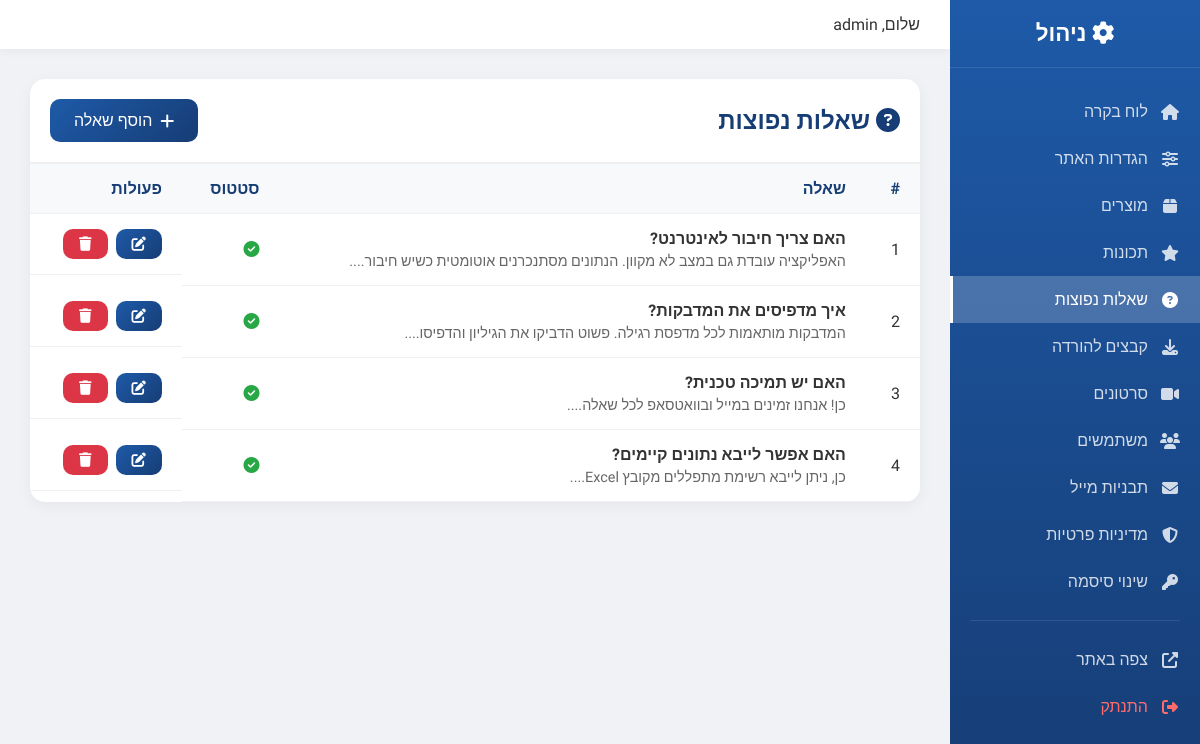
Page /admin/faq.php (signed in) on the committed database.
### tables this page shows
CREATE TABLE IF NOT EXISTS `faq` (
    `id` INT AUTO_INCREMENT PRIMARY KEY,
    `question` TEXT NOT NULL,
    `answer` TEXT NOT NULL,
    `sort_order` INT DEFAULT 0,
    `is_active` TINYINT(1) DEFAULT 1
);

### config.php (called while the page is built, shortened)
<?php
function sanitize($input) {
    return htmlspecialchars(trim($input), ENT_QUOTES, 'UTF-8');
}

### admin/faq.php (the view, shortened to what this page needs)
<?php
require_once __DIR__ . '/../config.php';
$db = getDB();
$action = $_GET['action'] ?? 'list';
$faqs = $db->query("SELECT * FROM faq ORDER BY sort_order ASC")->fetchAll();
include 'includes/header.php';
?>
<div class="faq-page">
    <?php if ($action === 'list'): ?>
        <div class="table-container">
            <div class="table-header">
                <h2><i class="fas fa-question-circle"></i> שאלות נפוצות</h2>
                <a href="?action=add" class="btn btn-primary">
                    <i class="fas fa-plus"></i> הוסף שאלה
                </a>
            </div>
            <table>
                <thead>
                    <tr>
                        <th>#</th>
                        <th>שאלה</th>
                        <th>סטטוס</th>
                        <th>פעולות</th>
                    </tr>
                </thead>
                <tbody>
                    <?php foreach ($faqs as $f): ?>
                    <tr>
                        <td><?= $f['sort_order'] ?></td>
                        <td>
                            <strong><?= sanitize($f['question']) ?></strong>
                            <p style="color:#666;font-size:0.9rem;margin-top:5px;">
                                <?= mb_substr(sanitize($f['answer']), 0, 80) ?>...
                            </p>
                        </td>
                        <td>
                            <?php if ($f['is_active']): ?>
                                <span style="color:#28a745;"><i class="fas fa-check-circle"></i></span>
                            <?php else: ?>
                                <span style="color:#dc3545;"><i class="fas fa-times-circle"></i></span>
                            <?php endif; ?>
                        </td>
                        <td class="table-actions">
                            <a href="?action=edit&id=<?= $f['id'] ?>" class="btn btn-sm btn-primary">
                                <i class="fas fa-edit"></i>
                            </a>
                            <a href="?delete=<?= $f['id'] ?>" class="btn btn-sm btn-danger"
                               onclick="return confirm('למחוק את השאלה?')">
                                <i class="fas fa-trash"></i>
                            </a>
                        </td>
                    </tr>
                    <?php endforeach; ?>
                </tbody>
            </table>
        </div>
    <?php endif; ?>
</div>
<?php include 'includes/footer.php'; ?>

### admin/css/admin.css (style rules this page uses)
:root { --primary: #1E5AA8; --primary-dark: #163D75; --secondary: #4FA8D9; --success: #28a745; --danger: #dc3545; --warning: #ffc107; --light: #f8f9fa; --dark: #343a40; --sidebar-width: 250px; }
* { margin: 0; padding: 0; box-sizing: border-box; }
body { font-family: 'Heebo', sans-serif; background: #f0f2f5; color: #333; direction: rtl; }
.btn { display: inline-flex; align-items: center; gap: 8px; padding: 12px 24px; border: none; border-radius: 10px; font-size: 1rem; font-weight: 500; cursor: pointer; transition: all 0.3s; font-family: inherit; text-decoration: none; }
.btn-primary { background: linear-gradient(135deg, var(--primary) 0%, var(--primary-dark) 100%); color: white; }
.btn-danger { background: var(--danger); color: white; }
.btn-sm { padding: 8px 16px; font-size: 0.9rem; }
.table-container { background: white; border-radius: 15px; box-shadow: 0 4px 15px rgba(0,0,0,0.05); overflow: hidden; }
.table-header { padding: 20px; display: flex; justify-content: space-between; align-items: center; border-bottom: 2px solid #f0f0f0; }
.table-header h2 { color: var(--primary-dark); }
table { width: 100%; border-collapse: collapse; }
th, td { padding: 15px 20px; text-align: right; border-bottom: 1px solid #f0f0f0; }
th { background: #f8f9fa; font-weight: 600; color: var(--primary-dark); }
.table-actions { display: flex; gap: 8px; }

### rows in the picture
faq: sort_order "1", question "האם צריך חיבור לאינטרנט?", answer "האפליקציה עובדת גם במצב לא מקוון. הנתונים מסתנכרנים אוטומטית כשיש חיבור.", is_active 1 (drawn)
faq: sort_order "2", question "איך מדפיסים את המדבקות?", answer "המדבקות מותאמות לכל מדפסת רגילה. פשוט הדביקו את הגיליון והדפיסו.", is_active 1 (drawn)
faq: sort_order "3", question "האם יש תמיכה טכנית?", answer "כן! אנחנו זמינים במייל ובוואטסאפ לכל שאלה.", is_active 1 (drawn)
faq: sort_order "4", question "האם אפשר לייבא נתונים קיימים?", answer "כן, ניתן לייבא רשימת מתפללים מקובץ Excel.", is_active 1 (drawn)

### other values in the picture
$_SESSION['admin_username'] "admin"
